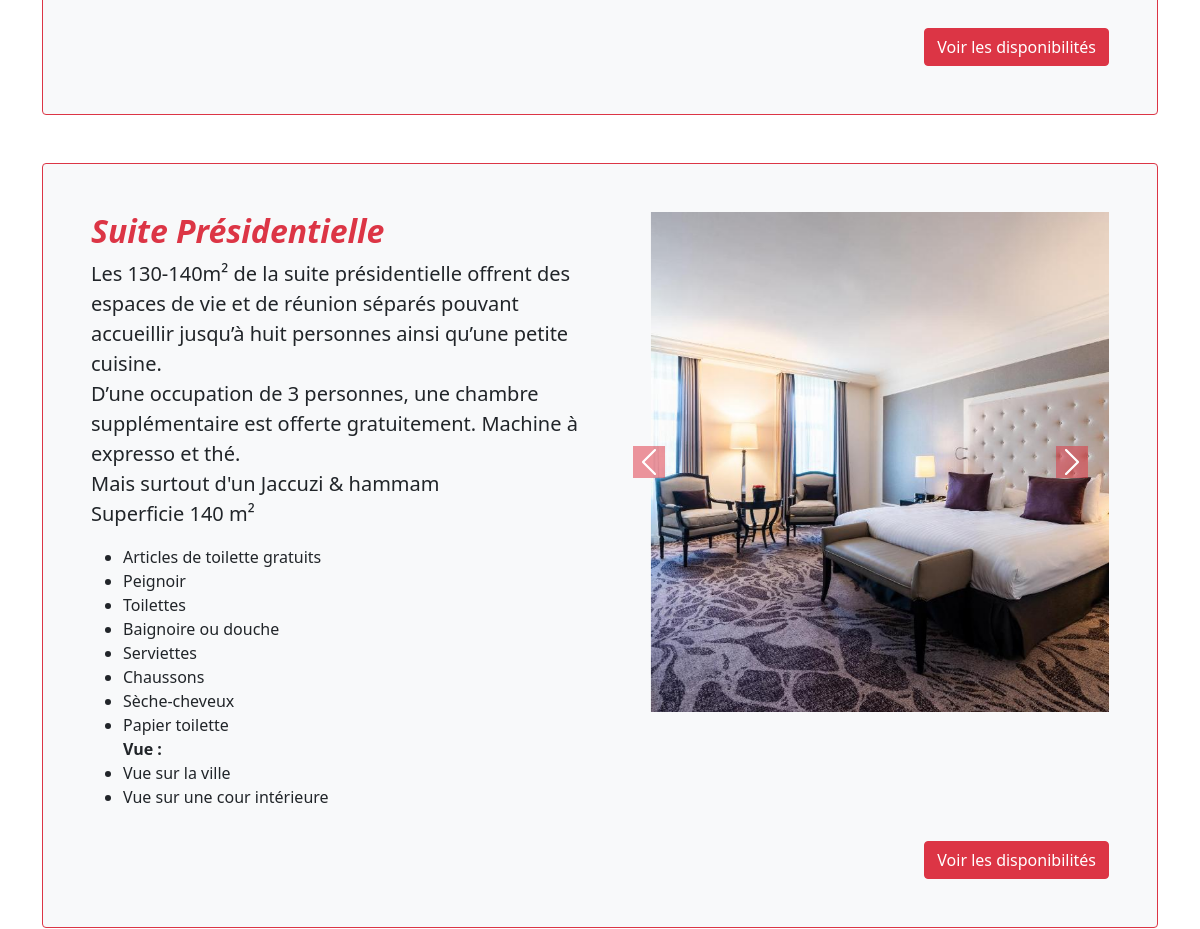
The page /bedrooms (middle part) on the database as committed earlier.
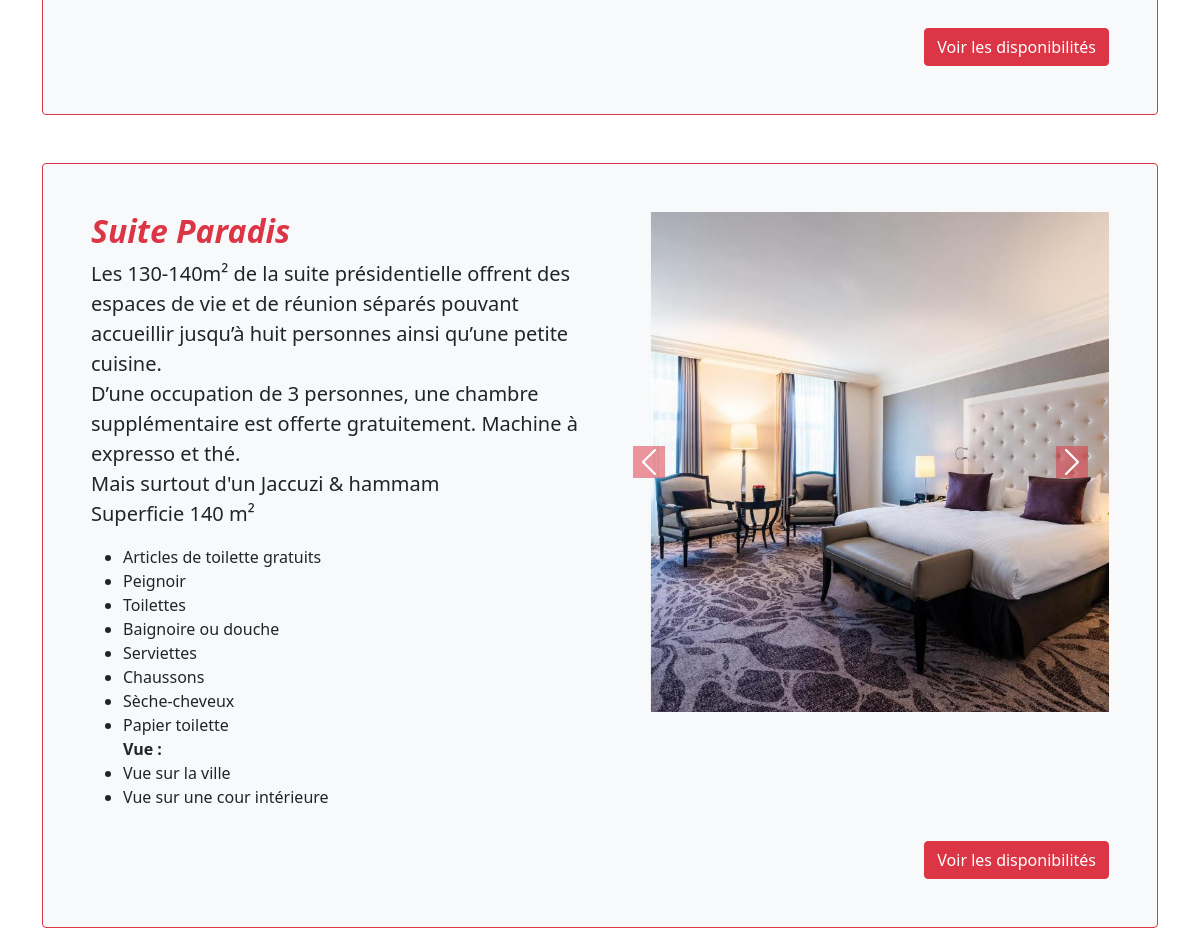
The same page on the database as committed later.
### tables this page shows
CREATE TABLE `bedroom` (
  `bedroom_id` int(11) NOT NULL,
  `bedroom_name` varchar(30) NOT NULL,
  `bedroom_description` text NOT NULL,
  `bedroom_bed` enum('double','twin','single') NOT NULL,
  `bedroom_priceday` int(11) NOT NULL,
  `id_roomcategory` int(11) NOT NULL
);

### controllers/FrontController.php (called while the page is built, shortened)
<?php
require_once("models/FrontManager.model.php");
class FrontController{
    private $frontManager;
    public function __construct(){
        $this->frontManager = new FrontManager();
    }
    private function genererPage($data){
        extract($data);
        require_once($view);
    }
    public function bedrooms(){
        $bedrooms = $this->frontManager->getAllBedrooms();
        $data_page = [
                "page_description" => "Description de nos différentes chambres",
                "page_title" => "Hôtel Belle-Nuit | Nos Chambres",
                "bedrooms" => $bedrooms,
                "view" => "views/main/front/bedrooms.view.php",
                "template" => "views/main/common/__template_front.php"
        ];
        $this->genererPage($data_page);
    }
}

### models/Model.class.php (called while the page is built, shortened)
<?php
abstract class Model{
    private static $pdo;
    private static function setBdd(){
        self::$pdo = new PDO("mysql:host=localhost;dbname=hotel;charset=utf8", "root", "");
        self::$pdo->setAttribute(PDO::ATTR_ERRMODE, PDO::ERRMODE_WARNING);
    }
    protected function getBdd(){
        return self::$pdo;
    }
}

### models/FrontManager.model.php (called while the page is built, shortened)
<?php
require_once("Model.class.php");
class FrontManager extends Model
{
    public function getAllBedrooms()
    {
        $stmt = $this->getBdd()->prepare('
        SELECT bedroom_id,bedroom_name,bedroom_description,bedroom_bed,bedroom_priceday, category_bedroom.roomcategory_name FROM bedroom
        INNER JOIN category_bedroom ON  bedroom.id_roomcategory = category_bedroom.roomcategory_id');
        $stmt->execute();
        $bedrooms = $stmt->fetchAll(PDO::FETCH_ASSOC);
        return $bedrooms;
    }
    public function getImagesBedroom($idBedroom)
    {
        $stmt = $this->getBdd()->prepare('
        SELECT p.picture_id,picture_name,picture_url,picture_description
        FROM picture p
        INNER JOIN gallery g on p.picture_id = g.id_picture
        INNER JOIN bedroom b on b.bedroom_id = g.id_bedroom
        WHERE b.bedroom_id = :idBedroom;');
        $stmt->bindValue(':idBedroom', $idBedroom);
        $stmt->execute();
        $images = $stmt->fetchAll(PDO::FETCH_ASSOC);
        return $images;
    }
}

### views/main/front/bedrooms.view.php (the view, shortened to what this page needs)
<?php foreach ($bedrooms as $bedroom) : ?>
    <?php $carousel = 'carousel'.$bedroom['bedroom_id']?>
    <main class="container bg-light p-5 border border-danger rounded mb-5">
        <div class="row">
            <div class="col-6">
                <h2 class="text-danger fst-italic fw-bolder "><?= $bedroom['bedroom_name'] ?></h2>
                <p class="lead"><?= $bedroom['bedroom_description'] ?></p>
            </div>
            <div id="<?= $carousel ?>" class="carousel slide col-6" data-bs-ride="carousel" data-bs-interval="3000">
                <div class="carousel-inner ">
                    <?php
                    $images = $this->frontManager->getImagesBedroom($bedroom['bedroom_id']);
                    if(!empty($images)){
                        foreach ($images as $key => $bedroomImages) {
                            $active = ($key == 0) ? 'active' : '';
                            echo '<div class="carousel-item ' . $active . '">';
                            echo '<img src="' . $bedroomImages["picture_url"] . '" class="d-block carousel-img" alt="">
                        </div>';
                            echo '<button class="carousel-control-prev" type="button" data-bs-target="#'. $carousel . '" data-bs-slide="prev">
                                    <span class="carousel-control-prev-icon svg-fill-red " style="background-color: " aria-hidden="true"></span>
                                    <span class="visually-hidden">Previous</span>
                                  </button>
                                  <button class="carousel-control-next" type="button" data-bs-target="#'. $carousel . '" data-bs-slide="next">
                                    <span class="carousel-control-next-icon svg-fill-red" aria-hidden="true"></span>
                                    <span class="visually-hidden">Next</span>
                                  </button>';
                        }
                    }
                    ?>
                </div>
            </div>
        </div>
        <div class="d-flex justify-content-end">
            <a href="accueilBooking"><button class="mt-3 btn btn-danger align-self-end">Voir les disponibilités</button></a>
        </div>
    </main>
<?php endforeach; ?>

Rows that differ between the two databases and show on the page:
changed bedroom: bedroom_name "Suite Présidentielle" → "Suite Paradis"
